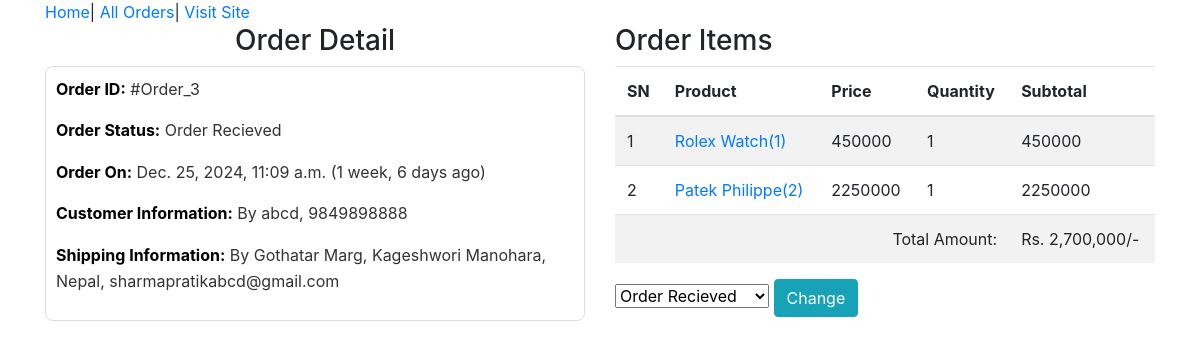
The page /admin-order/3/ (signed in) on the database as committed earlier.
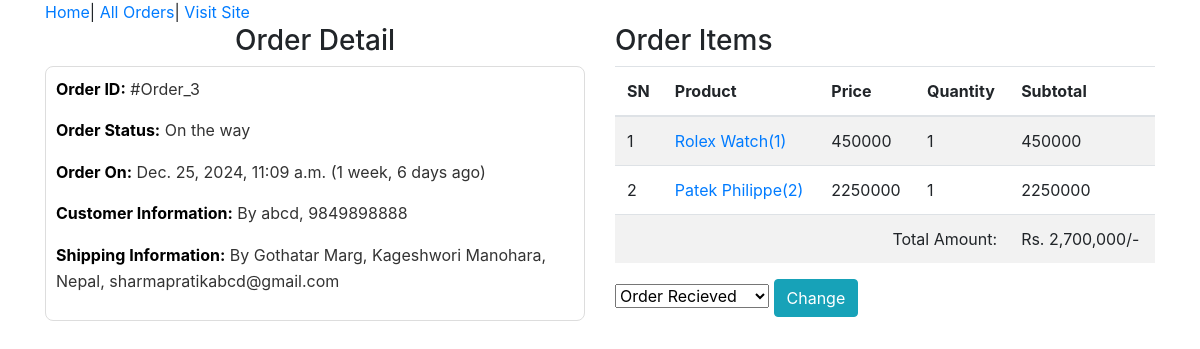
The same page on the database as committed later.
### ecomapp/models.py (models this page shows, shortened)
class Order(models.Model):
    cart = models.OneToOneField(Cart, on_delete=models.CASCADE)
    ordered_by = models.CharField(max_length=200)
    shipping_address = models.CharField(max_length=200)
    mobile = models.CharField(max_length=10)
    email = models.EmailField(null=True, blank=True)
    subtotal = models.PositiveIntegerField()
    discount = models.PositiveIntegerField()
    total = models.PositiveIntegerField()
    order_status = models.CharField(max_length=50, choices=ORDER_STATUS)
    created_at = models.DateTimeField(auto_now_add=True)

### ecomapp/views.py (the view)
# urls.py: path("admin-order/<int:pk>/",AdminOrderDetailView.as_view(),name="adminorderdetail"),
class AdminOrderDetailView(AdminRequiredMixin,DetailView):
    template_name="adminpages/adminorderdetail.html"
    model=Order
    context_object_name="ord_obj"
    def get_context_data(self, **kwargs):
        context = super().get_context_data(**kwargs)
        context["allstatus"]=ORDER_STATUS
        return context

### ecomapp/views.py (called while the page is built)
    def dispatch(self, request, *args, **kwargs):
        if request.user.is_authenticated and Admin.objects.filter(user=request.user).exists():
            pass
        else:
            return redirect("/admin-login/")
        return super().dispatch(request, *args, **kwargs)

### templates/adminpages/adminorderdetail.html (shortened to what this page needs)
{% extends 'adminpages/adminbase.html' %}
{% load humanize %}
{% block content %}
<div class = "container" >
    <div class = "row" >
        <div class = "col-md-6 -mx-auto" >
            <h3 class = "text-center" > Order Detail </h3>
            <div class="customer-details">
                <p><span class="font-weight-bold">Order ID:</span> #Order_{{ ord_obj.id }}</p>
                <p><span class="font-weight-bold">Order Status:</span> {{ ord_obj.order_status }}</p>
                <p><span class="font-weight-bold">Order On:</span> {{ ord_obj.created_at }} ({{ ord_obj.created_at|timesince }} ago) </p>
                <p><span class="font-weight-bold">Customer Information:</span> By {{ ord_obj.ordered_by }}, {{ ord_obj.mobile }} </p>
                <p><span class="font-weight-bold">Shipping Information:</span> By {{ ord_obj.shipping_address }}, {{ ord_obj.email }}</p>
            </div>
        </div>
        <div class="col-md-6">
            <h3>Order Items</h3>
            <table class="table table-striped">
                <thead>
                    <tr>
                        <th>SN</th>
                        <th>Product</th>
                        <th>Price</th>
                        <th>Quantity</th>
                        <th>Subtotal</th>
                    </tr>
                </thead>
                <tbody>
                    {% for cp in ord_obj.cart.cartproduct_set.all %}
                    <tr>
                        <td>{{ forloop.counter }}</td>
                        <td><a target="_blank" href="{% url 'ecomapp:productdetail' cp.product.slug %}" >{{ cp.product.title }}({{ cp.product.id }}) </a></td>
                        <td>{{ cp.rate }}</td>
                        <td>{{ cp.quantity }}</td>
                        <td>{{ cp.subtotal }}</td>
                    </tr>
                    {% endfor %}
                    <tr>
                        <td colspan="4" class="text-right">Total Amount:</td>
                        <td>Rs. {{ ord_obj.total|intcomma }}/-</td>
                </tbody>
            </table>
            <form action="{% url 'ecomapp:adminorderstatuschange' ord_obj.id %}" method="POST">
                <select name='status'>
                    {% for i,j in allstatus %}
                    <option value="{{i}}" {% if i == ord_obj.order_status %}seleced{% endif %}>{{j}}</option>
                    {% endfor %}
                </select>
                <button class="btn btn-info">Change</button>
            </form>
        </div>
    </div>
</div>
{% endblock %}

Rows that differ between the two databases and show on the page:
changed Order "abcd": order_status "Order Recieved" → "On the way"
